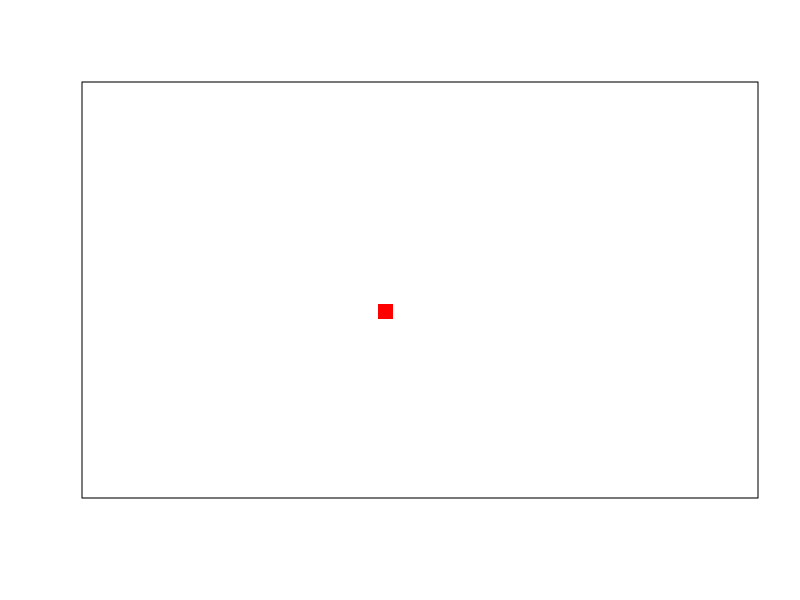

R code for this plot:
library(grDevices)

# Define the size of the display
width <- 10
height <- 10

# Create a blank plot with specified dimensions
plot(1, type="n", xlim=c(1, width), ylim=c(1, height), xlab="", ylab="", xaxt='n', yaxt='n')

setPixel <- function(x, y, col) {
  points(x, y, pch=15, col=col, cex=2)
}

setPixel(5, 5, "red")
